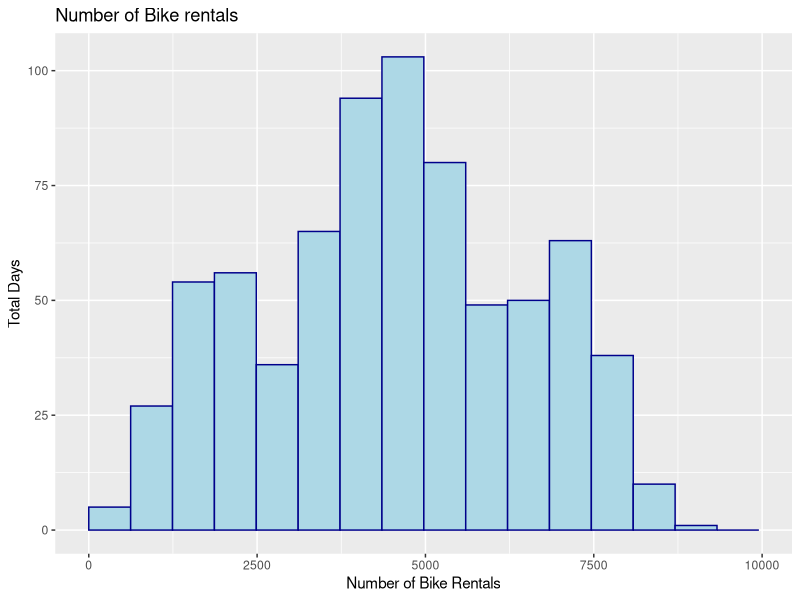

Here is the R script that generated this plot:
## ---- chunk 1
knitr::opts_chunk$set(echo = TRUE)
library(tidyverse)
library(readr)
Bikeshare <- read.csv("Bikeshare.csv")
## ---- chunk 2
cnt.histogram <- ggplot(Bikeshare, aes(x=cnt)) + geom_histogram(breaks=seq(0,10000, by = 622), color = "darkblue", fill = "lightblue") + labs(title = "Number of Bike rentals" ) + xlab("Number of Bike Rentals") + ylab("Total Days")
cnt.histogram
## ---- chunk 3
writeLines("Summary Statistics for Bike Rentals")
summary(Bikeshare$cnt)
writeLines("Standard Deviation =")
sd(Bikeshare$cnt)
writeLines(" ")
writeLines("Number of Observations")
nrow(Bikeshare)
